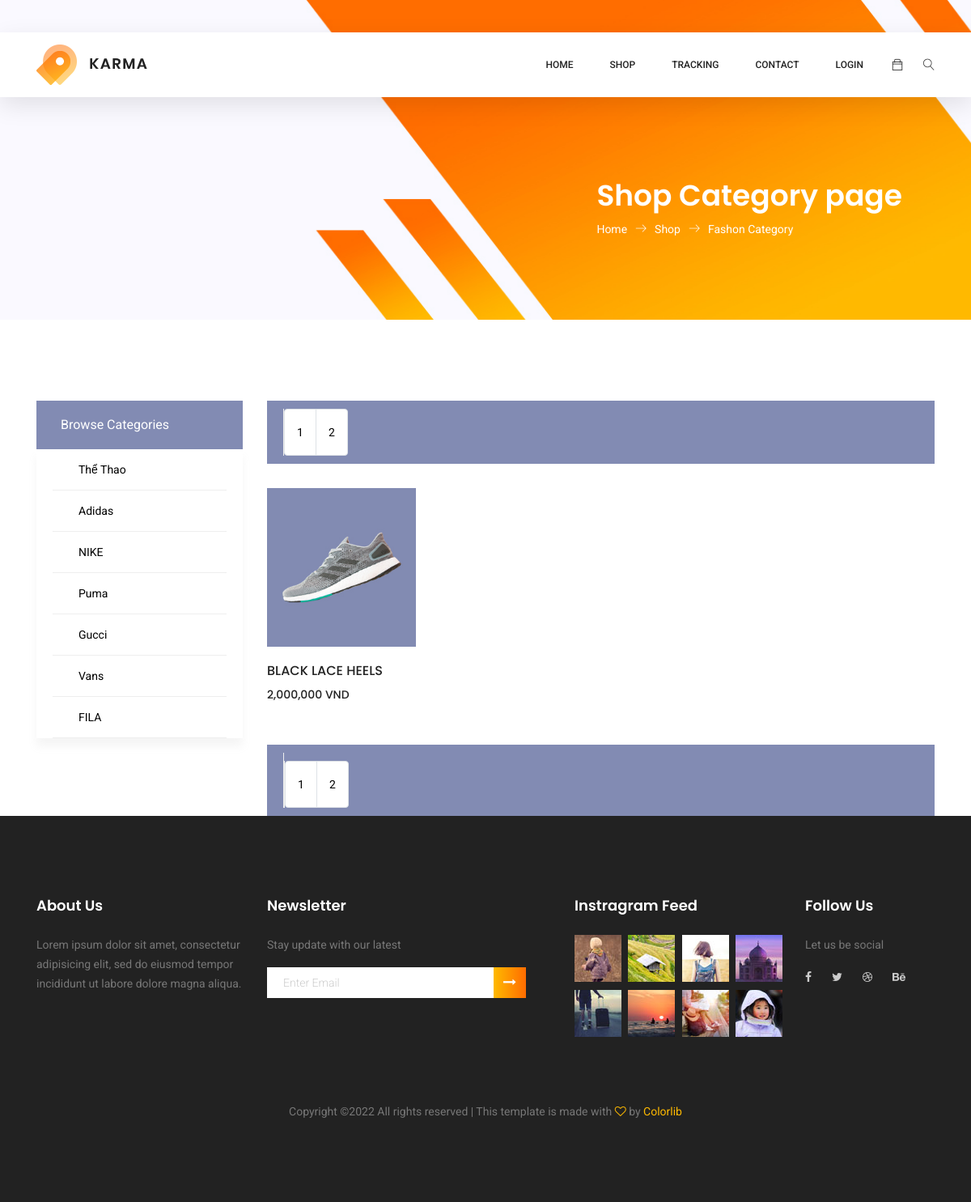
The page /userdolce/view/category.php?list_id=1 on the database its author committed.
### tables this page shows
CREATE TABLE `list` (
  `list_id` int(11) NOT NULL,
  `list_name` varchar(30) NOT NULL
);

CREATE TABLE `product` (
  `product_id` varchar(15) NOT NULL,
  `product_name` varchar(30) NOT NULL,
  `product_price` int(11) NOT NULL,
  `product_img` varchar(30) NOT NULL,
  `list_id` int(11) NOT NULL
);

### userdolce/utils/MySqlUtils.php (the view, shortened to what this page needs)
<?php
class MySqlUtils
{
    private $servername;
    private $username;
    private $password;
    private $myDB;
    private static $conn;
    public function __construct()
    {
        $this->servername = "localhost";
        $this->username = "root";
        $this->password = "";
        $this->myDB = "lt_web";
    }
    public function connectDB()
    {
        try {
            self::$conn = new PDO("mysql:host=$this->servername;dbname=$this->myDB", $this->username, $this->password);
            self::$conn->setAttribute(PDO::ATTR_ERRMODE, PDO::ERRMODE_EXCEPTION);
        } catch (PDOException $e) {
            echo "Connection failed: " . $e->getMessage();
        }
    }
    public function getDataPr($query, $param = array())
    {
        $stmt = self::$conn->prepare($query);
        $stmt->execute($param);
        $list = array();
        while ($pr = $stmt->fetch(PDO::FETCH_ASSOC)) {
            array_push($list, $pr);
        }
        return $list;
    }
    public function getList($query)
    {
        $stmt = self::$conn->prepare($query);
        $stmt->execute();
        while ($row = $stmt->fetch(PDO::FETCH_ASSOC)) {
            echo '<li class="main-nav-list child"><a href="category.php?list_id=' . $row['list_id'] . '">' . $row['list_name'] . '<span class="number"></span></a></li>';
        }
    }
    public function getPage($query, $param = array())
    {
        $stmt = self::$conn->prepare($query);
        $stmt->execute($param);
        $tong = $stmt->fetchColumn();
        $sotrang = ceil($tong / 8);
        return $sotrang;
    }
}

### userdolce/view/category.php (shortened to what this page needs)
<?php include 'layout/header.php' ?>
<body id="category">
	<section class="banner-area organic-breadcrumb">
		<div class="container">
			<div class="breadcrumb-banner d-flex flex-wrap align-items-center justify-content-end">
				<div class="col-first">
					<h1>Shop Category page</h1>
					<nav class="d-flex align-items-center">
						<a href="index.php">Home<span class="lnr lnr-arrow-right"></span></a>
						<a href="#">Shop<span class="lnr lnr-arrow-right"></span></a>
						<a href="category.php">Fashon Category</a>
					</nav>
				</div>
			</div>
		</div>
	</section>
	<div class="container">
		<div class="row">
			<div class="col-xl-3 col-lg-4 col-md-5">
				<div class="sidebar-categories">
					<div class="head">Browse Categories</div>
					<ul class="main-categories">
						<?php
						include '../utils/MySqlUtils.php';
						$dbCon = new MySqlUtils();
						$query = 'SELECT * FROM list';
						$dbCon->getList($query);
						?>
					</ul>
				</div>
			</div>
			<div class="col-xl-9 col-lg-8 col-md-7">
				<div class="filter-bar d-flex flex-wrap align-items-center">
					<?php
					$page = 1;
					$param = array();
					$sql = "select count(*) from product";
					$sotrang = $dbCon->getPage($sql, $param);
					echo ' <div class="select-this">';
					echo '<form action="#"> ';
					echo '<div class="custom-pagination">';
					echo '<ul class="pagination"> ';
					if (isset($_GET['list_id']))
						for ($i = 1; $i <= $sotrang; $i++)
							echo ' <li class="page-item"><a class="page-link" href="category.php?list_id=' . $_GET['list_id'] . '&page=' . $i . '">' . $i . '</a></li> ';
					else {
						for ($i = 1; $i <= $sotrang; $i++)
							echo ' <li class="page-item"><a class="page-link" href="category.php?page=' . $i . '">' . $i . '</a></li> ';
					}
					echo '</ul> ';
					echo '</div>';
					echo '</form> ';
					echo '</div>';
					?>
				</div>
				<section class="lattest-product-area pb-40 category-list">
					<div class="row">
						<?php
						if (isset($_GET['list_id'])) {
							$query = "select * from product where list_id=?";
							$param[] = $_GET['list_id'];
						} else
							$query = "select * from product";
						$query .= ' limit ' . ($page - 1) * 8 . ',' . 8;
						$list = $dbCon->getDataPr($query, $param);
						foreach ($list as $pr) {
							echo '<div class="col-lg-3 col-md-6">';
							echo '<div class="single-product">';
							echo '<a href="single-product.php?product_id=' . $pr['product_id'] . '"><img src="img/product/' . explode(',', $pr['product_img'])[0] . '" alt=""></a>';
							echo '<div class="product-details">';
							echo '<h6>' . $pr['product_name'] . '</h6>';
							echo '<div class="price">';
							echo '<h6>' . number_format($pr['product_price']) . ' VND</h6>';
							echo '</div>';
							echo '</div>';
							echo '</div>';
							echo '</div>';
						}
						?>
					</div>
				</section>
				<div class="filter-bar d-flex flex-wrap align-items-center">
					<div class="pagination">
						<?php
						$param = array();
						$sql = "select count(*) from product";
						$sotrang = $dbCon->getPage($sql, $param);
						echo ' <div class="select-this">';
						echo '<form action="#"> ';
						echo '<div class="custom-pagination">';
						echo '<ul class="pagination"> ';
						if (isset($_GET['list_id']))
							for ($i = 1; $i <= $sotrang; $i++)
								echo ' <li class="page-item"><a class="page-link" href="category.php?list_id=' . $_GET['list_id'] . '&page=' . $i . '">' . $i . '</a></li> ';
						else {
							for ($i = 1; $i <= $sotrang; $i++)
								echo ' <li class="page-item"><a class="page-link" href="category.php?page=' . $i . '">' . $i . '</a></li> ';
						}
						echo '</ul> ';
						echo '</div>';
						echo '</form> ';
						echo '</div>';
						?>
					</div>
				</div>
			</div>
		</div>
	</div>
	<?php include 'layout/footerpage.php'; ?>
</body>
</html>

### rows shown on the page
list: list_name "Thể Thao"
list: list_name "Adidas"
list: list_name "NIKE"
list: list_name "Puma"
list: list_name "Gucci"
list: list_name "Vans"
list: list_name "FILA"
product: product_img (picture), product_name "BLACK LACE HEELS", product_price "2,000,000"
